Frame 1 (no input): blank canvas, image omitted
Frame 60 (the mouse pressed at the canvas centre just before this capture): blank canvas, image omitted
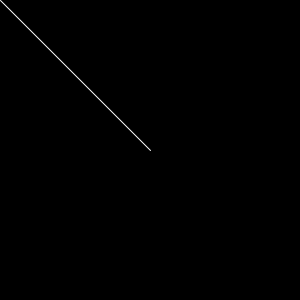
Frame 120 (the mouse held since frame 60 and released just before this capture)

The Processing sketch whose frames 1 and 60 were blank and that drew this single picture after the mouse press (run headless with seeded random() and noise(); from frame 60 on, the mouse is pressed at the canvas centre):

// Processing sketch: exercicio4
// ── exercicio4.pde
//exercicio 4
//Escreva um programa que desenha uma linha na tela, ligando a
//posição (0,0) da tela com a posição do mouse. Caso o mouse se
//mova, a linha deve mudar para acompanhar o movimento do mouse.
//Não deve deixar rastro.
void setup(){
  size(300,300);
}

void draw(){
  background(0);
  stroke(255);
  line(0,0, mouseX, mouseY);
}
